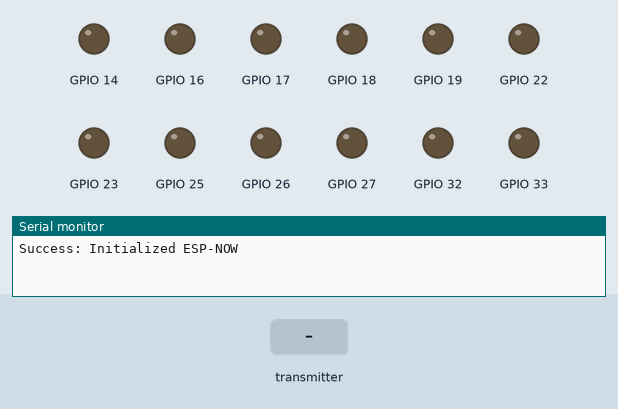
Recording of a sketch running on a simulated ESP32. On the bench: output pins drawn as LEDs (lit = HIGH), the last lines printed to the serial monitor. The test bench sets the inputs (shaded band).

Above: at 1.2 s.
1.3 s: the transmitter starts sending xAxisValue = 0
At 2.1 s:
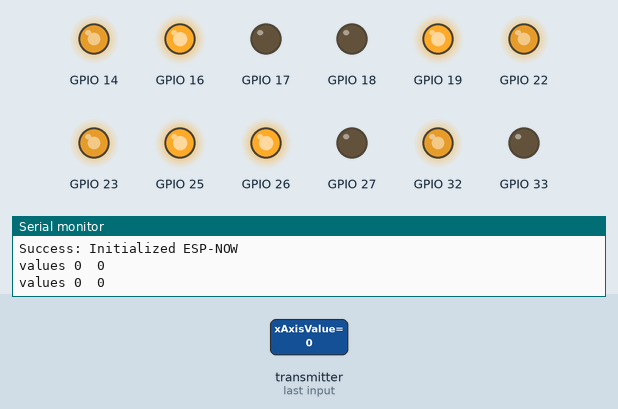
2.8 s: the transmitter starts sending xAxisValue = 128
At 3.2 s:
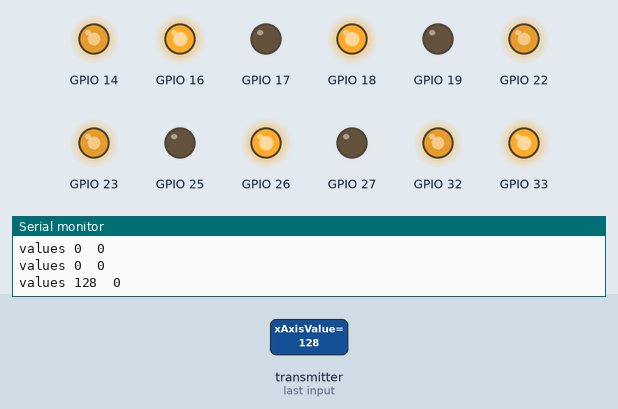
4.3 s: the transmitter starts sending yAxisValue = 255
At 5.5 s:
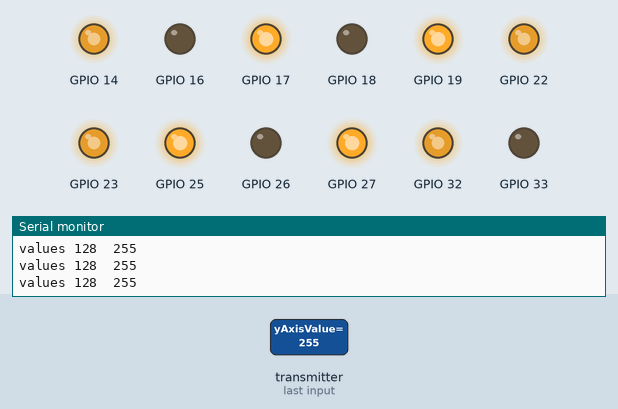
5.8 s: the transmitter starts sending xAxisValue = 255
At 6.7 s:
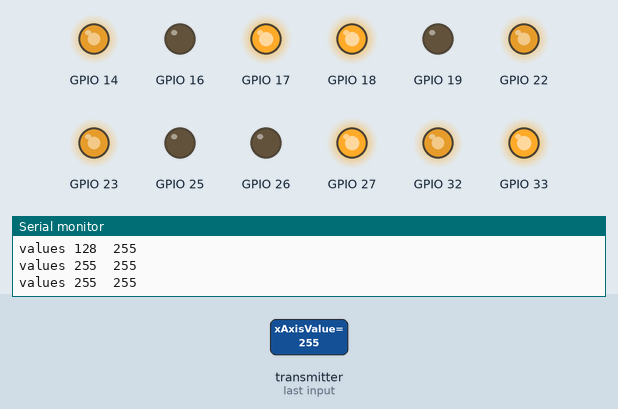
7.3 s: the transmitter starts sending xAxisValue = 64
At 7.9 s:
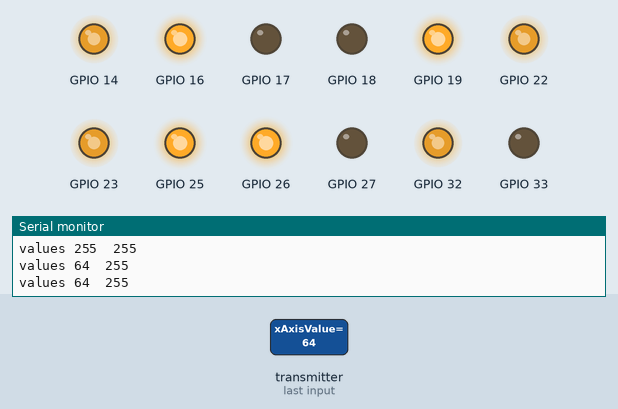
Timing chart, 0 to 9.8 s (numbered marks = the images above; inputs shaded):
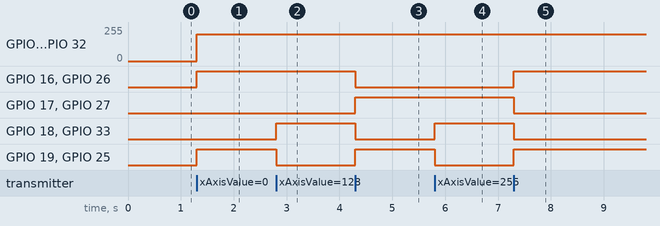

The sketch:

Car_Receiver_Simple_Movement.ino
```cpp
#include <esp_now.h>
#include <WiFi.h>

// Movement commands
#define FORWARD 1
#define BACKWARD 2
#define LEFT 3
#define RIGHT 4
#define FORWARD_LEFT 5
#define FORWARD_RIGHT 6
#define BACKWARD_LEFT 7
#define BACKWARD_RIGHT 8
#define TURN_LEFT 9
#define TURN_RIGHT 10
#define STOP 0

// Motor identifiers
#define BACK_RIGHT_MOTOR 0
#define BACK_LEFT_MOTOR 1
#define FRONT_RIGHT_MOTOR 2
#define FRONT_LEFT_MOTOR 3

// Motor pins structure
struct MOTOR_PINS {
  int pinIN1;
  int pinIN2;
  int pinEn;
  int pwmSpeedChannel;
};

// Motor pins initialization
std::vector<MOTOR_PINS> motorPins = {
  {16, 17, 22, 4},  // BACK_RIGHT_MOTOR
  {18, 19, 23, 5},  // BACK_LEFT_MOTOR
  {26, 27, 14, 6},  // FRONT_RIGHT_MOTOR
  {33, 25, 32, 7}   // FRONT_LEFT_MOTOR
};

#define MAX_MOTOR_SPEED 200

const int PWMFreq = 1000; // 1 KHz PWM frequency
const int PWMResolution = 8; // PWM resolution

#define SIGNAL_TIMEOUT 1000 // Signal timeout in milliseconds
unsigned long lastRecvTime = 0; // Last received time

// Data packet structure
struct PacketData {
  byte xAxisValue;
  byte yAxisValue;
};
PacketData receiverData;

// Callback function for received data
void OnDataRecv(const uint8_t *mac, const uint8_t *incomingData, int len) {
  if (len == 0) {
    return;
  }
  memcpy(&receiverData, incomingData, sizeof(receiverData));
  String inputData;
  inputData = inputData + "values " + receiverData.xAxisValue + "  " + receiverData.yAxisValue;
  Serial.println(inputData);

  // Determine movement based on received data
  if (receiverData.xAxisValue > 175) {
    processCarMovement(TURN_RIGHT);
  } else if (receiverData.xAxisValue < 75) {
    processCarMovement(TURN_LEFT);
  } else if (receiverData.yAxisValue < 75) {
    processCarMovement(FORWARD);
  } else if (receiverData.yAxisValue > 175) {
    processCarMovement(BACKWARD);
  } else {
    processCarMovement(STOP);
  }

  lastRecvTime = millis(); // Update last received time
}

// Process car movement
void processCarMovement(int inputValue) {
  switch (inputValue) {
    case FORWARD:
      rotateMotor(FRONT_RIGHT_MOTOR, MAX_MOTOR_SPEED);
      rotateMotor(BACK_RIGHT_MOTOR, MAX_MOTOR_SPEED);
      rotateMotor(FRONT_LEFT_MOTOR, MAX_MOTOR_SPEED);
      rotateMotor(BACK_LEFT_MOTOR, MAX_MOTOR_SPEED);
      break;

    case BACKWARD:
      rotateMotor(FRONT_RIGHT_MOTOR, -MAX_MOTOR_SPEED);
      rotateMotor(BACK_RIGHT_MOTOR, -MAX_MOTOR_SPEED);
      rotateMotor(FRONT_LEFT_MOTOR, -MAX_MOTOR_SPEED);
      rotateMotor(BACK_LEFT_MOTOR, -MAX_MOTOR_SPEED);
      break;

    case TURN_LEFT:
      rotateMotor(FRONT_RIGHT_MOTOR, MAX_MOTOR_SPEED);
      rotateMotor(BACK_RIGHT_MOTOR, MAX_MOTOR_SPEED);
      rotateMotor(FRONT_LEFT_MOTOR, -MAX_MOTOR_SPEED);
      rotateMotor(BACK_LEFT_MOTOR, -MAX_MOTOR_SPEED);
      break;

    case TURN_RIGHT:
      rotateMotor(FRONT_RIGHT_MOTOR, -MAX_MOTOR_SPEED);
      rotateMotor(BACK_RIGHT_MOTOR, -MAX_MOTOR_SPEED);
      rotateMotor(FRONT_LEFT_MOTOR, MAX_MOTOR_SPEED);
      rotateMotor(BACK_LEFT_MOTOR, MAX_MOTOR_SPEED);
      break;

    case STOP:
      rotateMotor(FRONT_RIGHT_MOTOR, STOP);
      rotateMotor(BACK_RIGHT_MOTOR, STOP);
      rotateMotor(FRONT_LEFT_MOTOR, STOP);
      rotateMotor(BACK_LEFT_MOTOR, STOP);
      break;

    default:
      rotateMotor(FRONT_RIGHT_MOTOR, STOP);
      rotateMotor(BACK_RIGHT_MOTOR, STOP);
      rotateMotor(FRONT_LEFT_MOTOR, STOP);
      rotateMotor(BACK_LEFT_MOTOR, STOP);
      break;
  }
}

// Rotate motor based on speed
void rotateMotor(int motorNumber, int motorSpeed) {
  if (motorSpeed < 0) {
    digitalWrite(motorPins[motorNumber].pinIN1, LOW);
    digitalWrite(motorPins[motorNumber].pinIN2, HIGH);
  } else if (motorSpeed > 0) {
    digitalWrite(motorPins[motorNumber].pinIN1, HIGH);
    digitalWrite(motorPins[motorNumber].pinIN2, LOW);
  } else {
    digitalWrite(motorPins[motorNumber].pinIN1, LOW);
    digitalWrite(motorPins[motorNumber].pinIN2, LOW);
  }

  ledcWrite(motorPins[motorNumber].pwmSpeedChannel, abs(motorSpeed));
}

// Set up pin modes and PWM channels
void setUpPinModes() {
  for (int i = 0; i < motorPins.size(); i++) {
    pinMode(motorPins[i].pinIN1, OUTPUT);
    pinMode(motorPins[i].pinIN2, OUTPUT);
    ledcSetup(motorPins[i].pwmSpeedChannel, PWMFreq, PWMResolution);
    ledcAttachPin(motorPins[i].pinEn, motorPins[i].pwmSpeedChannel);
    rotateMotor(i, STOP);
  }
}

// Setup function
void setup() {
  setUpPinModes();

  Serial.begin(115200);
  WiFi.mode(WIFI_STA);

  // Initialize ESP-NOW
  if (esp_now_init() != ESP_OK) {
    Serial.println("Error initializing ESP-NOW");
    return;
  } else {
    Serial.println("Success: Initialized ESP-NOW");
  }

  // Register data receive callback
  esp_now_register_recv_cb(OnDataRecv);
}

// Main loop
void loop() {
  // Check for signal timeout
  unsigned long now = millis();
  if (now - lastRecvTime > SIGNAL_TIMEOUT) {
    processCarMovement(STOP);
  }
}
```

Measured:
- after the input at 1.3 s, GPIO 14, GPIO 22, GPIO 23, GPIO 32: 0/255 → 199/255 at once; GPIO 16, GPIO 19, GPIO 25, GPIO 26: LOW → HIGH at once
- after the input at 2.8 s, GPIO 18, GPIO 33: LOW → HIGH at once; GPIO 19, GPIO 25: HIGH → LOW at once
- after the input at 4.3 s, GPIO 16, GPIO 18, GPIO 26, GPIO 33: HIGH → LOW at once; GPIO 17, GPIO 19, GPIO 25, GPIO 27: LOW → HIGH at once
- after the input at 5.8 s, GPIO 18, GPIO 33: LOW → HIGH at once; GPIO 19, GPIO 25: HIGH → LOW at once
- after the input at 7.3 s, GPIO 16, GPIO 19, GPIO 25, GPIO 26: LOW → HIGH at once; GPIO 17, GPIO 18, GPIO 27, GPIO 33: HIGH → LOW at once
